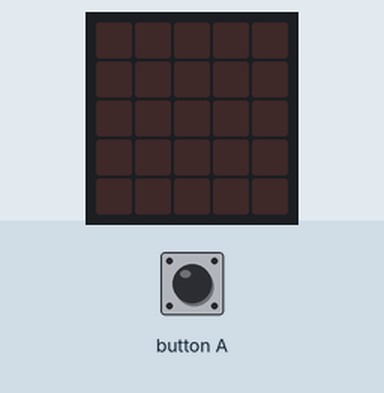
This program was run on a simulated BBC micro:bit (MakeCode). Shown: the board's 5×5 LED display. The test bench sets the inputs (shaded band).

Above: at 1.2 s.
1.3 s: button A pressed for 0.15 s
At 2.5 s:
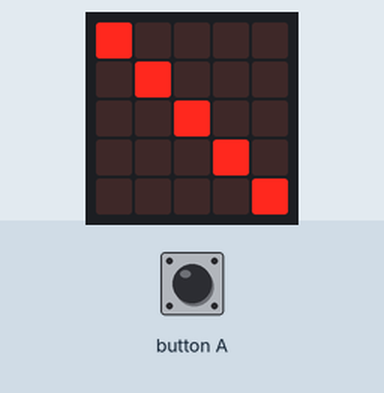
At 3.8 s:
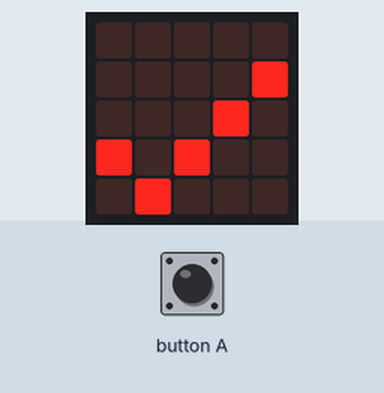
Timing chart, 0 to 5.3 s (numbered marks = the images above; inputs shaded):
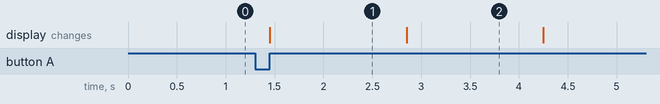

Measured:
- after the input at 1.3 s, the display: changes after 0.15 s (image 1)
- what the display in image 1 shows lasts 1.4 s, from 1.5 s to 2.9 s

The program:

main.ts
```typescript
input.onButtonPressed(Button.A, function on_button_pressed_a() {
    while (true) {
        basic.showLeds(`
                        # . . . .
                        . # . . .
                        . . # . .
                        . . . # .
                        . . . . #
        `)
        basic.pause(1000)
        basic.showLeds(`
                        . . . . .
                        . . . . #
                        . . . # .
                        # . # . .
                        . # . . .
        `)
        basic.pause(1000)
    }
})
```

test.ts
```typescript
// 在這裡測試；當此封包作為擴充功能時，將不會編譯此內容。
```
